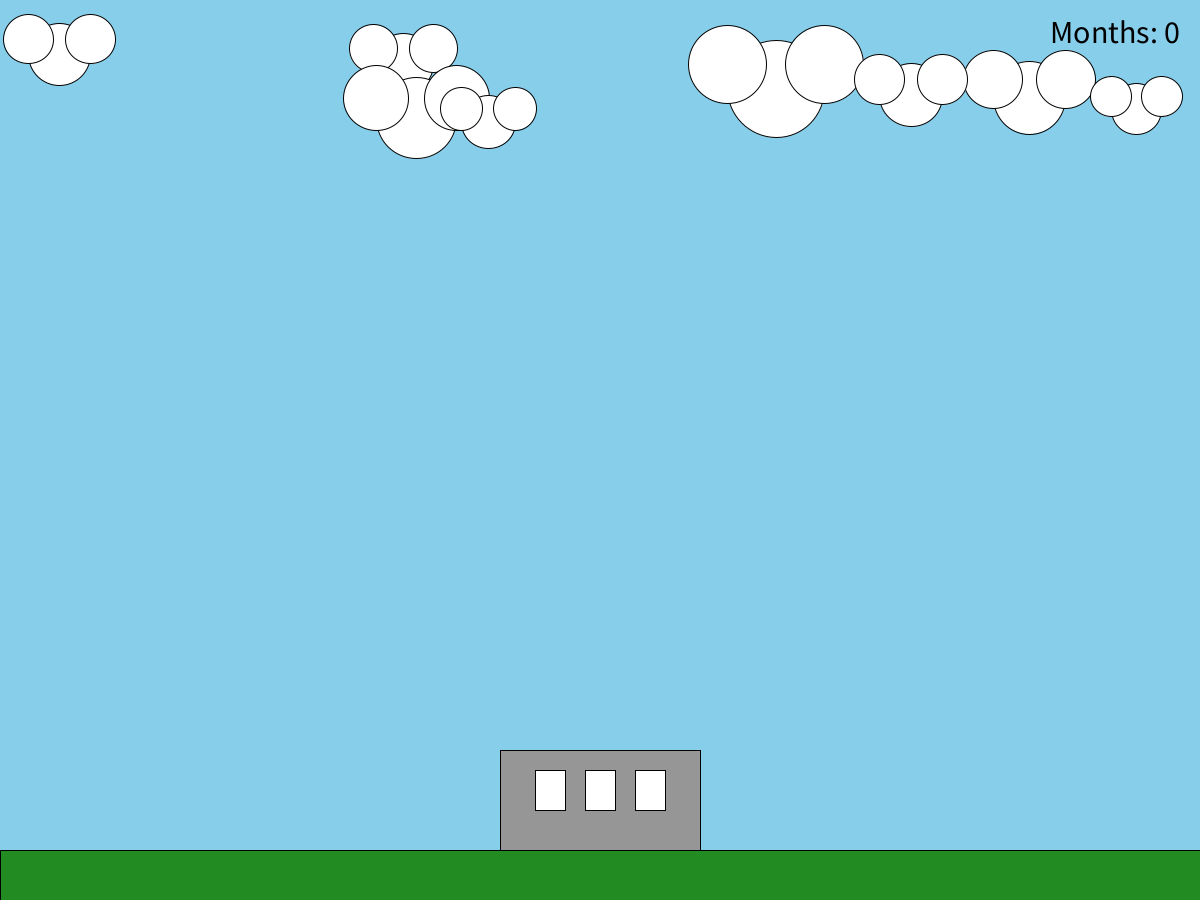
Frame 1 (no input)
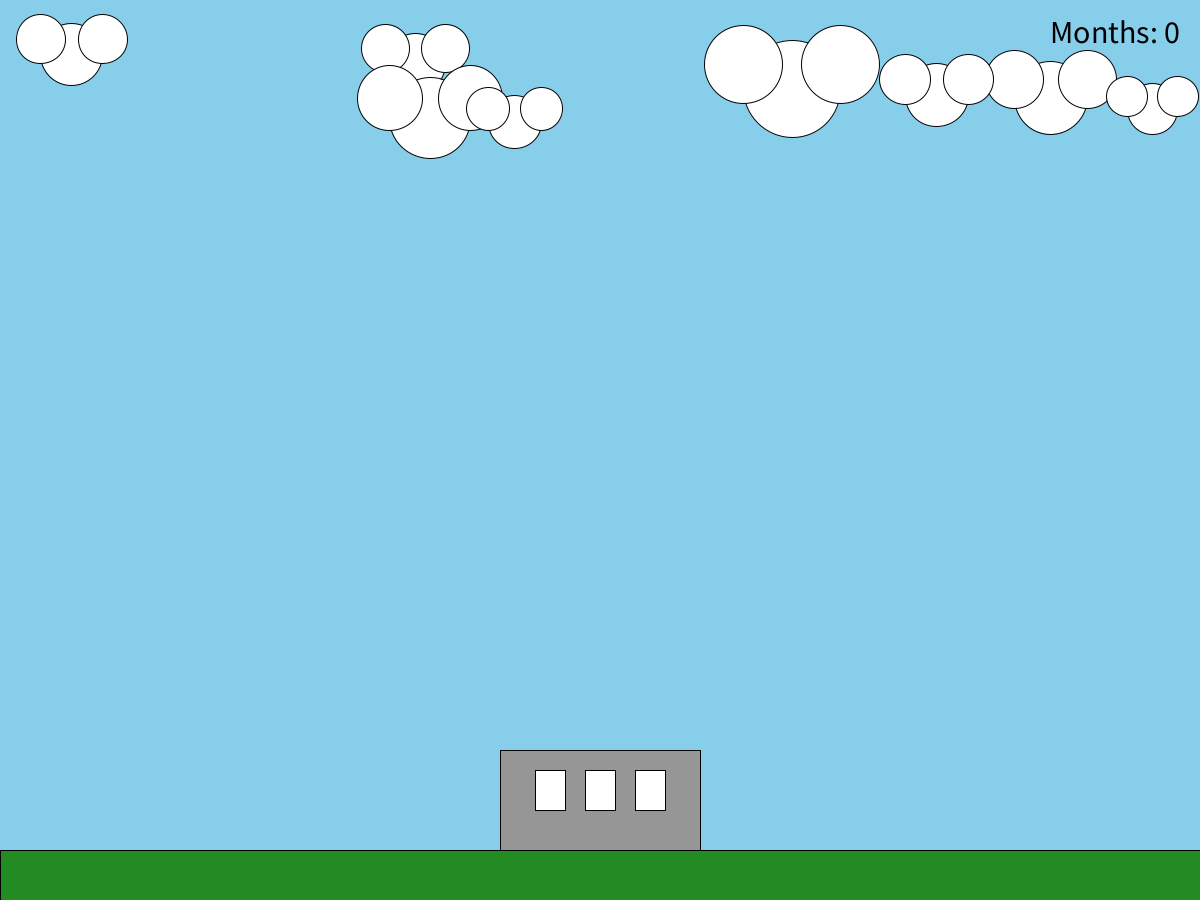
Frame 60 (the mouse pressed at the canvas centre just before this capture)
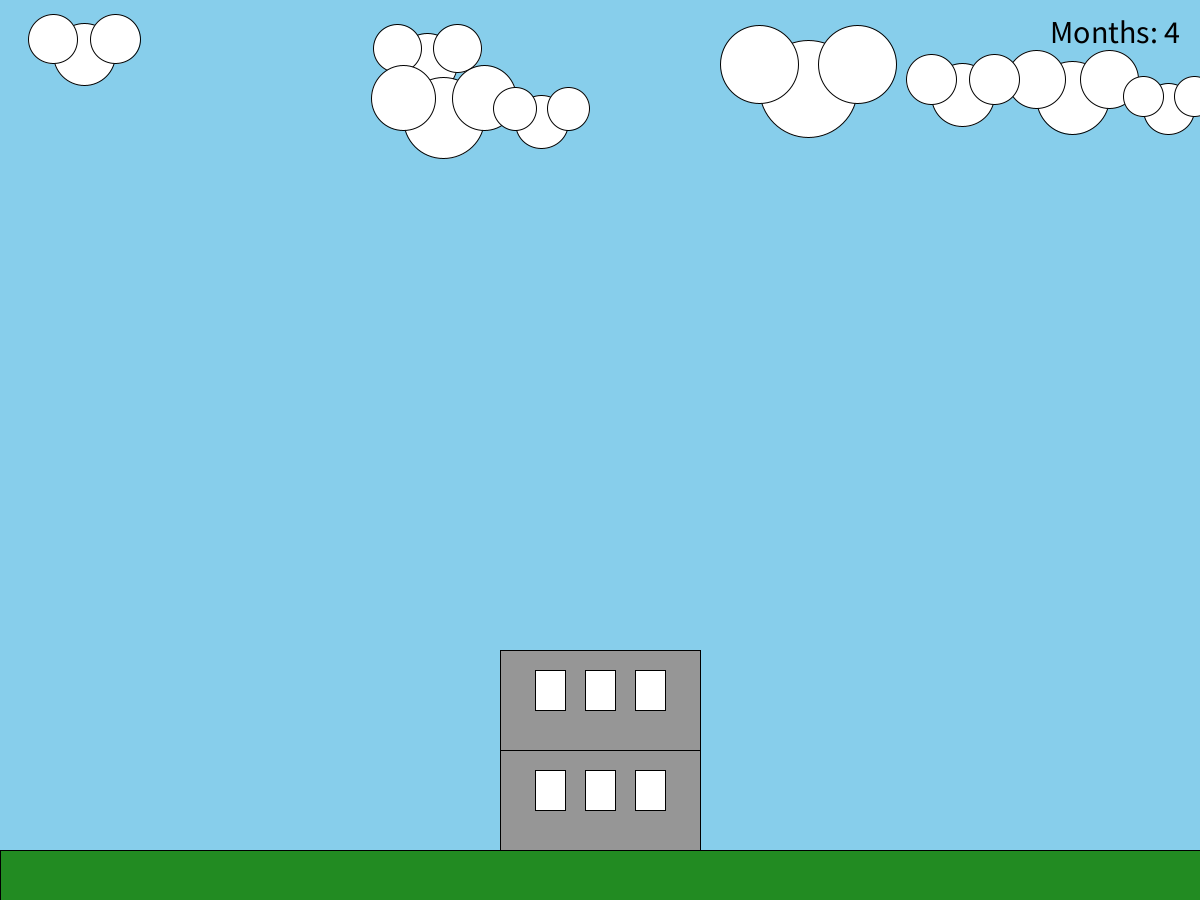
Frame 120 (the mouse held since frame 60 and released just before this capture)

The Processing sketch that drew these frames (run headless with seeded random() and noise(); from frame 60 on, the mouse is pressed at the canvas centre):

// Processing sketch: Isaac_Neumann
// ── Isaac_Neumann.pde
int buildingHeight = 100; // Initial height of the building
int buildingWidth = 200; // Width of the building
int buildingX; // X-position of the building 
int buildingY; // Y-position of the building 

int windowWidth = 30; // Window width
int windowHeight = 40; // Window height
int windowPadding = 20; // Padding between windows and from edges

int monthCount = 0; // Counter to keep track of months
int maxMonths = 28; // Maximum number of months before stopping

// Define the clouds size, coordinates and speed
class Cloud {
  float x, y, size, speed;

  Cloud(float x, float y, float size, float speed) {
    this.x = x;
    this.y = y;
    this.size = size;
    this.speed = speed;
  }

// moves clouds across the screen from left to right
  void move() {
    x += speed;
    if (x > width) {
      x = -size;  // If the cloud goes off the screen, reset its position to the left side of the screen 
    }
  }

// displays cloud on screen
  void display() {
    drawCloud(x, y, size);  
  }
}

ArrayList<Cloud> clouds = new ArrayList<Cloud>();  // List to store multiple clouds

void setup() {
  size(1200, 900);  // Set canvas size 
  noFill();        // No fill so the rectangles can be outlined
  stroke(0);       // Set outline color to black
  buildingX = (width - buildingWidth) / 2; //center the building horizontally on the canvas 
  buildingY = height - 50; //position the building vertically on the screen
  
  // Create some clouds with random positions, sizes, and speeds
  for (int i = 0; i < 8; i++) { // makes 8 clouds 
    float cloudX = random(width); // gives X position
    float cloudY = random(50, 200); // keeps clouds in upper part of screen  
    float cloudSize = random(50, 100); // gives random size 
    float cloudSpeed = random(0.2, 0.5); // Random speed for each cloud keeping them relatively slow 
    clouds.add(new Cloud(cloudX, cloudY, cloudSize, cloudSpeed)); // add clouds to a list 
  }
}

void draw() {
  background(135, 206, 235); //colors in the sky blue
  
  // move and display each cloud
  for (Cloud cloud : clouds) {
    cloud.move();   
    cloud.display();  
  }

  // draw the individual stories of the building
  for (int i = 0; i < buildingHeight / 100; i++) {
    int storyY = buildingY - (i * 100); // adjust Y-position for each story
    
    // draws and colors each level
    fill(150);  
    rect(buildingX, storyY - 100, buildingWidth, 100); 
 
    // draw the windows for this level
    drawWindows(storyY - 100);
  }

  // draw the grass on the bottom
  drawGrass();

  // draw the month counter in the top right corner
  drawMonthCounter();
}

void drawWindows(int baseY) {
  fill(255);  // set window color to white
  int totalWindowWidth = 3 * windowWidth + 2 * windowPadding;  // total width of the 3 windows with padding
  int startX = buildingX + (buildingWidth - totalWindowWidth) / 2;  // centering the windows on the floor
  
  // draw 3 parallel windows in a row
  for (int i = 0; i < 3; i++) {  //tThree windows on each floor
    int windowX = startX + i * (windowWidth + windowPadding);  // adjust X position for each window
    int windowY = baseY + windowPadding;  // keep windows on consistent height
    rect(windowX, windowY, windowWidth, windowHeight);  // draw the window
  }
}

void drawCloud(float x, float y, float size) {
  fill(255);  // color clouds white
  ellipse(x, y, size, size); //center of cloud 
  ellipse(x + size * 0.5, y - size * 0.25, size * 0.8, size * 0.8); // right side of cloud 
  ellipse(x - size * 0.5, y - size * 0.25, size * 0.8, size * 0.8); //left side of cloud 
}

void drawGrass() {
  fill(34, 139, 34);  // color grass green
  rect(0, height - 50, width, 50);  // grass area at the bottom of the screen
}

void drawMonthCounter() {
  fill(0);  // text color is black 
  textSize(32);  // set text size
  textAlign(RIGHT, TOP);  // put text in top right corner
  
  // display the current month count in the top-right corner
  text("Months: " + monthCount, width - 20, 20); 
}

void mousePressed() {
  if (monthCount < maxMonths) { //if max months isn't exceeded the following happens
    buildingHeight += 100; //increase builiding height by one floor 
    monthCount += 4; // add 4 months per click
  }
}
